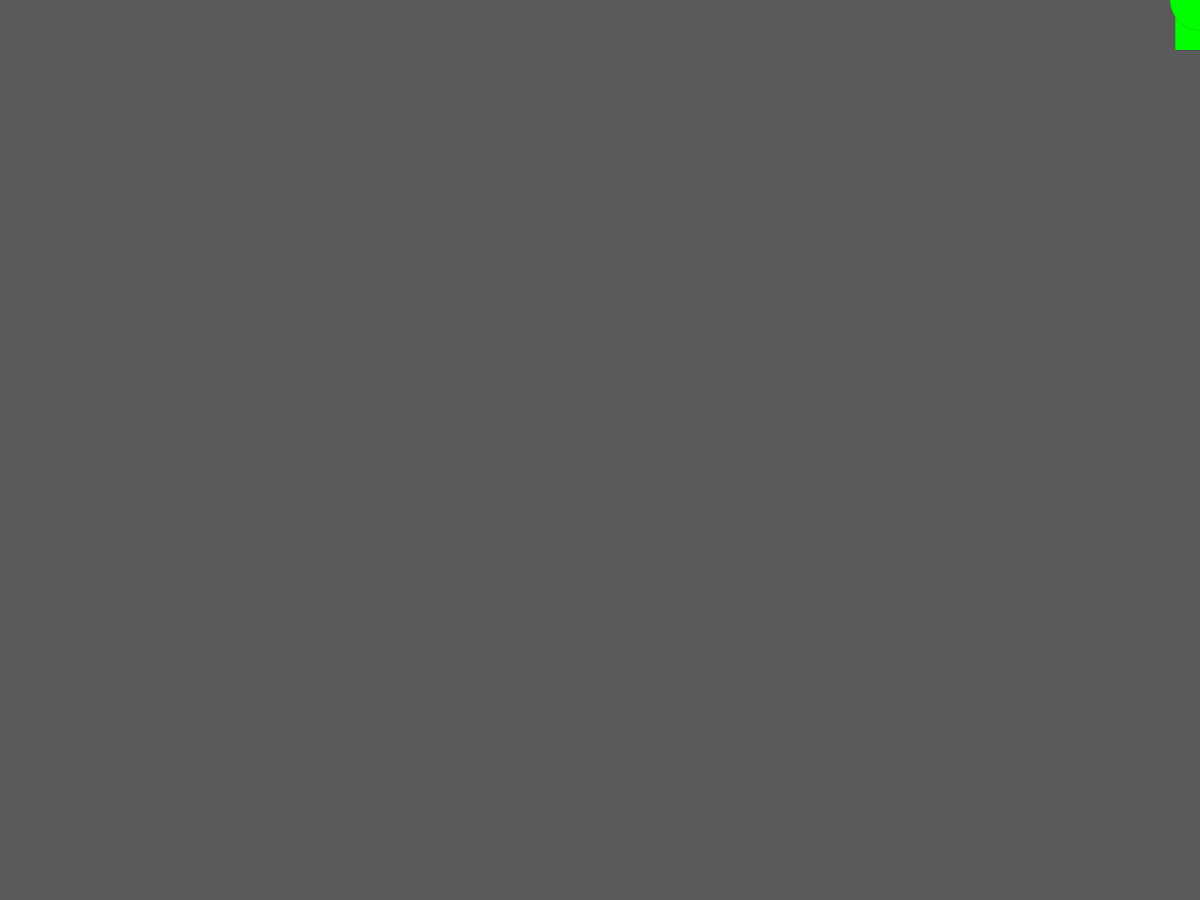
Frame 1 (no input)
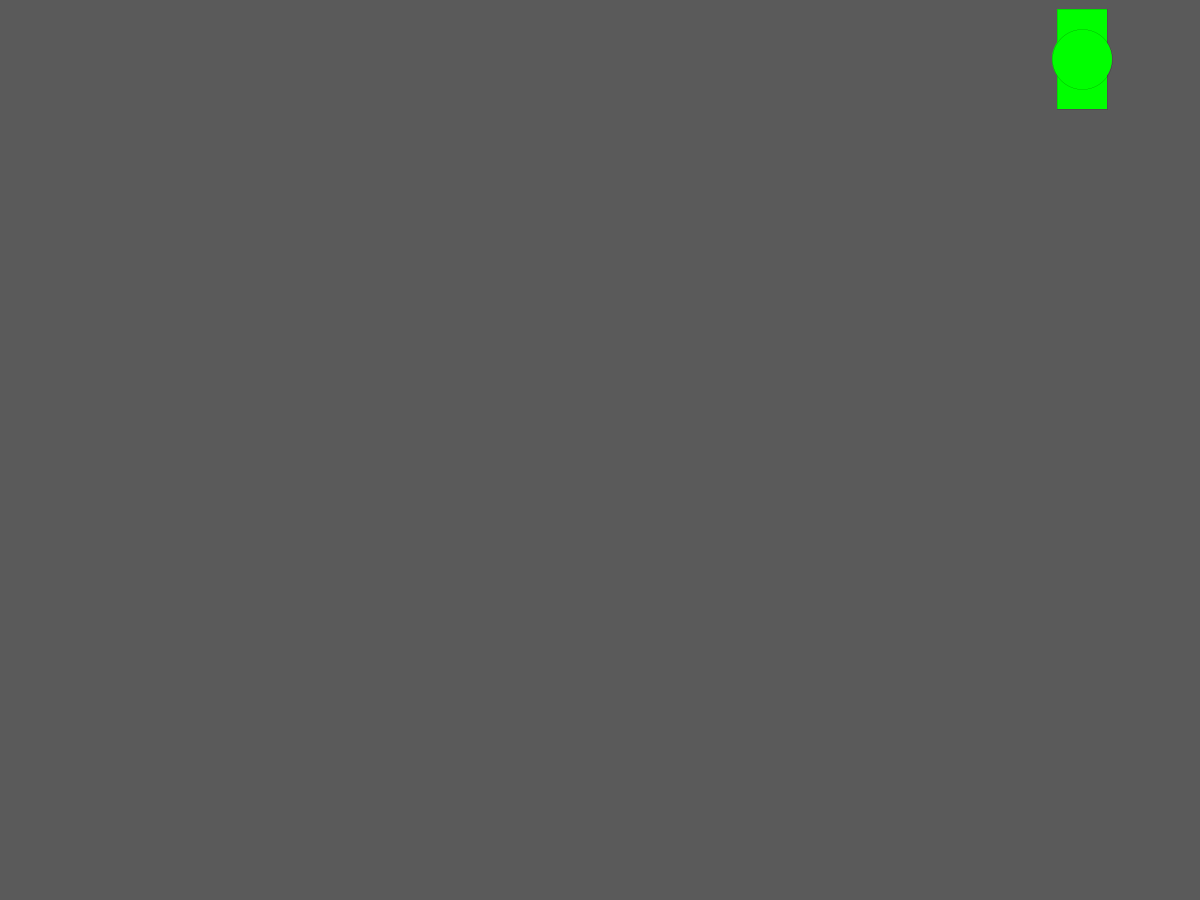
Frame 60 (the mouse pressed at the canvas centre just before this capture)
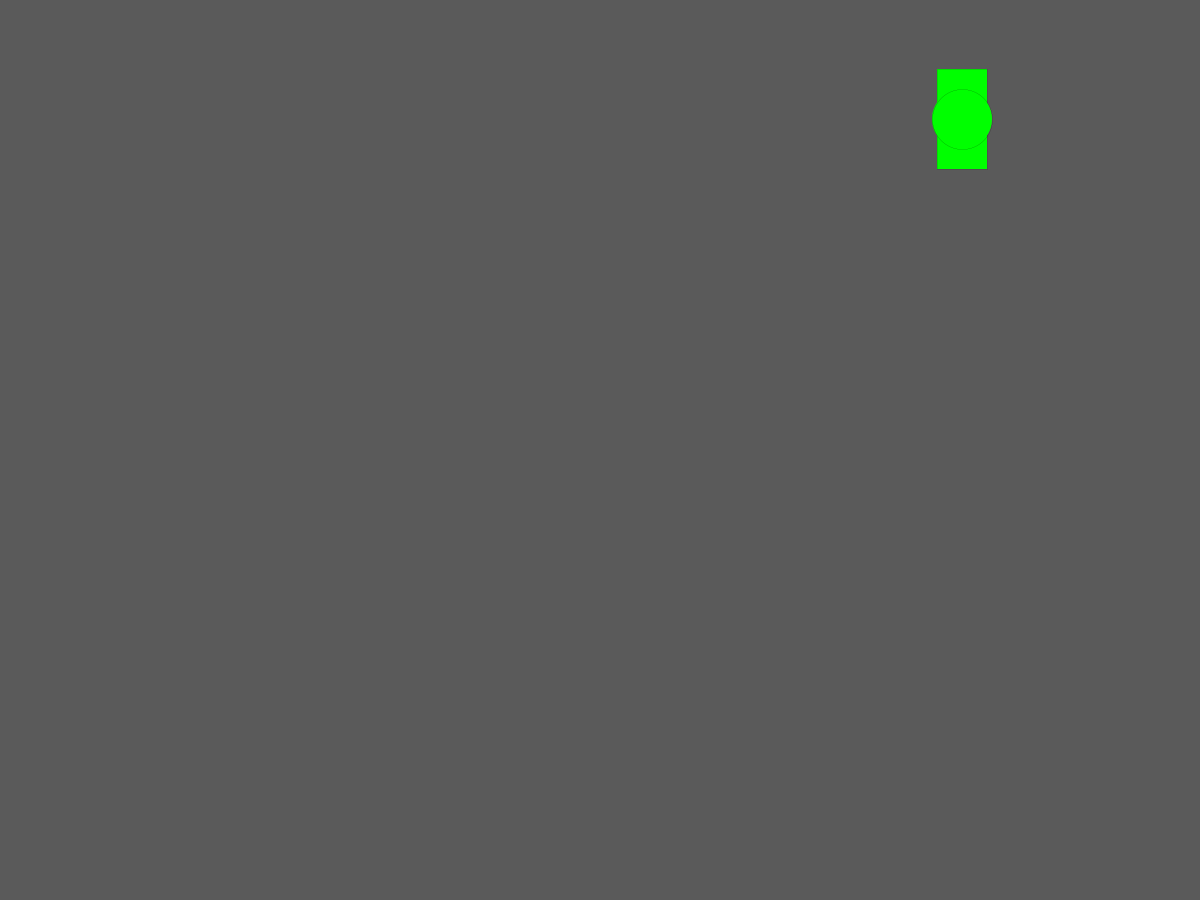
Frame 120 (the mouse held since frame 60 and released just before this capture)

The Processing sketch that drew these frames (run headless with seeded random() and noise(); from frame 60 on, the mouse is pressed at the canvas centre):

// Processing sketch: progEx3
// ── progEx3.pde
float xPos;
float yPos;

void setup() {
  size(1200,900);
  xPos = 1200;
  yPos = 0;
}

void draw() {
  background(90);
  displayThing(xPos, yPos);
  xPos += -2;
  yPos += 1;
}

void displayThing(float x, float y) {
  push();
  translate(x, y);
  rectMode(CENTER);
  fill(#00ff00);
  strokeWeight(0);
  rect(0, 0, 50, 100);
  ellipse(0, 0, 60, 60);
  pop();
}
